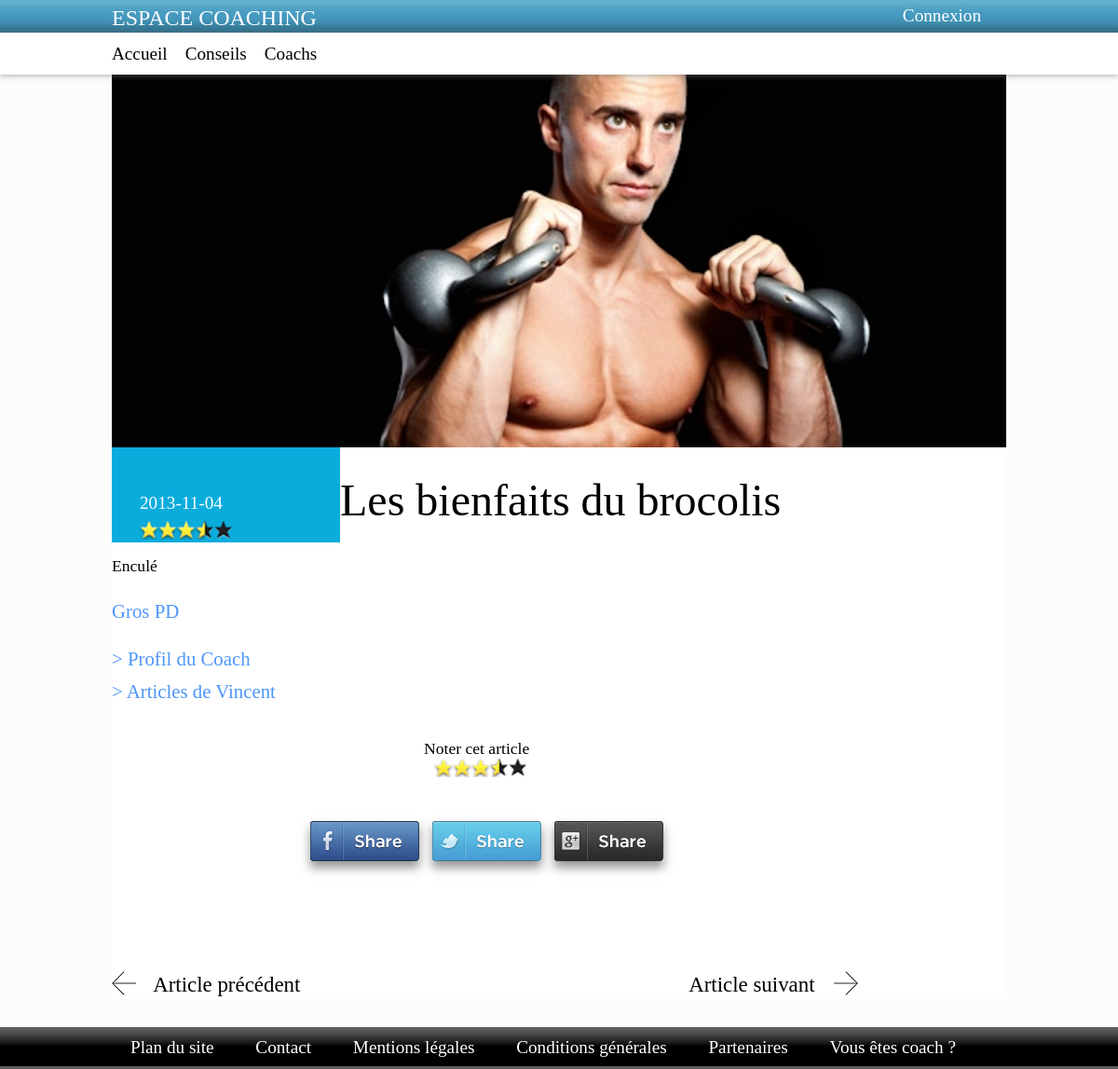
Screenshot of /Article-unique2.php?id=3 with the database file from the repository.
### tables this page shows
CREATE TABLE `article` (
  `id` bigint(20) NOT NULL AUTO_INCREMENT,
  `users_id` bigint(20) NOT NULL,
  `valide` tinyint(4) NOT NULL,
  `categorie` varchar(255) NOT NULL,
  `titre` varchar(255) NOT NULL,
  `texte` text NOT NULL,
  `lien_photo` varchar(255) NOT NULL,
  `date_creation` date NOT NULL,
  `note` float NOT NULL,
  PRIMARY KEY (`id`)
);

CREATE TABLE `users` (
  `id` bigint(20) NOT NULL AUTO_INCREMENT,
  `username` varchar(255) NOT NULL,
  `prenom` varchar(255) NOT NULL,
  `nom` varchar(255) NOT NULL,
  `password` varchar(255) NOT NULL,
  `email` varchar(255) NOT NULL,
  `type_user` varchar(5) NOT NULL,
  `telephone` int(10) NOT NULL,
  `adresse` varchar(255) NOT NULL,
  `departement` tinyint(4) NOT NULL,
  `ville` varchar(255) NOT NULL,
  `code_postal` varchar(5) NOT NULL,
  `specialite1` varchar(255) NOT NULL,
  `specialite2` varchar(255) NOT NULL,
  `specialite3` varchar(255) NOT NULL,
  `website` varchar(255) NOT NULL,
  `avatar` text NOT NULL,
  `description` varchar(255) NOT NULL,
  `citation` varchar(255) NOT NULL,
  `auteur` varchar(255) NOT NULL,
  `note` float NOT NULL,
  `signup_date` int(10) NOT NULL,
  PRIMARY KEY (`id`)
);

### function_article.php (called while the page is built, shortened)
<?php
function get_article_by_id($id){
 $id = htmlspecialchars($id);
 try{
        $req = mysql_query('SELECT titre, texte, date_creation, username, article.id AS id_article, users.id AS id_users, lien_photo  FROM article, users
        WHERE article.id = "'.$id.'" AND users.id = article.users_id')or die(mysql_error());
        return $req;
    } catch(Exception $e){
			        die('Erreur : '.$e->getMessage());
			}
}
?>

### Article-unique2.php (the view, shortened to what this page needs)
<?php include 'function_article.php'; ?>
<!DOCTYPE html>
<html lang="fr">
   <head>
		<link rel="stylesheet" href="css/base.css">
		<link rel="stylesheet" href="css/style.css">
		<link rel="stylesheet" href="css/layout.css">
		<link rel="stylesheet" href="css/skeleton.css">
	</head>
    <body>
	<div class="main">
	<div class="wrap">
    <header>
	<nav id="blue">
	     <div class="Conteiner">
			   	<a href="index.php"><h1>Espace Coaching</h1></a>
			   	<ul>
			    	<li><a href="members_area" class="blue-right">Connexion</a></li>
					<li><a href="#" class="blue-right">Faq</a></li>
			   	</ul>
	     </div>
    </nav>
		    <nav id="white">
		     <div class="Conteiner">
			    <a href="index.php">Accueil</a>
			    <a href="articles.php">Conseils</a>
			    <a href="recherche.php">Coachs</a>
		     </div>
		    </nav>
	</header>
    <?php
        if(!isset($_GET['id'])){
            echo "AUCUN ARTICLE CORRESPONDANT";
        }
        else{
            $article = get_article_by_id($_GET['id']);
             $nb = mysql_num_rows($article);
            $article = mysql_fetch_array($article);
            if($nb>0){
        ?>
    <section id="back">
    <div class="Conteiner">
    <div id="illustration">
     <img  id="pres" src="<?php if($article['lien_photo']!=""){echo $article['lien_photo'];}
                else{ echo "css/img/article-img.jpg";}?>" alt="background" />
    </div>
    <section id="left">
    <p><?php echo $article['date_creation']; ?></p>
    <img src="css/img/stars-coach-2.png" alt="étoiles" />
    </section>
    <section id="article-unique">
    		<h1>
                <?php echo $article['titre'];?>
            </h1>
    		<p>
                <?php echo $article['texte']; ?>
            </p>
			<a href="Profil-coach.php?id=<?php echo $article['id_users'];?>" style="margin-bottom:30px;"> <?php echo $article['username'];?></a>
			<a href="Profil-coach.php?id=<?php echo $article['id_users'];?>">> Profil du Coach</a>
			<a href="#">> Articles de Vincent</a>
			<div id="note">
			<p>Noter cet article</p>
			<img src="css/img/stars-coach-2.png" alt="étoile" />
			</div>
			<div id="article-share">
			<a href="#" id="facebook"><img src="css/img/fb.png" alt="lien facebook" /></a>
	    	<a href="#" id="twitter"><img src="css/img/twitter.png" alt="lien facebook" /></a>
	    	<a href="#" id="google"><img src="css/img/google.png" alt="lien facebook" /></a>
			</div>
			<div id="article-nav">
			<a href="Article-unique.php?id=<?php echo $precedent['id'];?>">
			<img style="margin-right: 13px;" src="css/img/flèche-gauche.png" alt="flèche" />
			<p class="flèche">Article précédent</p>
			</a>
			<a href="Article-unique.php?id=<?php echo $suivant['id'];?>">
			<p style="margin-left: 115px;" class="fléche">Article suivant</p>
			<img style="margin-left: 271px;" src="css/img/flèche-droite.png" alt="flèche" />
			</a>
			</div>
    </section>
    </div>
    </section>
        <?php }
        else{
            echo "AUCUN ARTICLE CORRESPONDANT";
        }
        }
        ?>
	   <footer>
	  		  	<div class="Conteiner">
			     <a href="#" >Plan du site</a>
			     <a href="#" >Contact</a>
			     <a href="#" >Mentions légales</a>
			     <a href="#" >Conditions générales</a>
			     <a href="#" >Partenaires</a>
			     <a href="#" >Vous êtes coach ?</a>
	  		  	</div>
		</footer>
	</div>
	</div>
    </body>
</html>

### css/base.css (style rules this page uses)
html, body, div, span, applet, object, iframe, h1, h2, h3, h4, h5, h6, p, blockquote, pre, a, abbr, acronym, address, big, cite, code, del, dfn, em, img, ins, kbd, q, s, samp, small, strike, strong, sub, sup, tt, var, b, u, i, center, dl, dt, dd, ol, ul, li, fieldset, form, label, legend, table, caption, tbody, tfoot, thead, tr, th, td, article, aside, canvas, details, embed, figure, figcaption, footer, header, hgroup, menu, nav, output, ruby, section, summary, time, mark, audio, video { margin: 0; padding: 0; border: 0; font-size: 100%; font: inherit; vertical-align: baseline; }
article, aside, details, figcaption, figure, footer, header, hgroup, menu, nav, section { display: block; }
body { line-height: 1; }
ol, ul { list-style: none; }

### css/style.css (style rules this page uses)
html, body { height: 100%; background-color: #FCFCFB; }
.wrap { padding-bottom: 45px; background-color:#FCFCFB; height:100%; }
.main { min-height: 100%; position: relative;; }
img { max-width: 100%; height: auto; }
.Conteiner { width:960px; margin: 0 auto; }
a { text-decoration:none; }
ul { padding:0; }
header { height:80px; }
#blue { height:35px; background: url(img/header.png); background-repeat: repeat-x; }
nav ul ,a ,li ,h1, h2 { display : inline; font-family: CalibriRegular, Myriad pro; color:white; }
nav h1 { margin-right: 610px; font-size: 1.5em; text-transform: uppercase; line-height: 1.6; vertical-align: middle; }
nav a { color:white; }
#blue ul { margin-top:6px; }
#blue ul li { font-size : 1.2em; margin-left: 15px; }
#white { height:45px; background-color: white; box-shadow: 0px 1px 6px 0px rgba(119, 119, 119, 0.61); -moz-box-shadow: 0px 1px 6px 0px rgba(119, 119, 119, 0.61); -webkit-box-shadow: 0px 1px 6px 0px rgba(119, 119, 119, 0.61); color:black; position: absolute; width: 100%; z-index: 3; }
#white a { color:black; margin-right: 15px; font-size: 1.2em; line-height: 2.4; -webkit-transition: color .5s ease-in; -moz-transition: color .5s ease-in; -o-transition: color .5s ease-in; transition: color .5s ease-in; }
#facebook { margin-top: 41px; }
#back { background-color: #FCFCFB; }
#illustration { height: 400px; width: 960px; background-color: black; overflow: hidden; }
#left { float:left; background-color: #0aacdc; min-height:100%; width:245px; padding-top: 50px; height:100% }
#left p { color:white; font-family: Myriad Pro, Calibri; font-size: 1.2em; margin-bottom: 10px; margin-left: 30px; }
#left img { margin-left: 30px; }
#article-unique { height:100%; width: 960px; margin-top: -3px; background-color: white; }
#article-unique p { text-align: justify; font-size: 1.1em; line-height: 1.2; margin-bottom: 28px; font-family: Myriad Pro; word-wrap: break-word; }
#article-unique h1 { color:black; font-family: Calibri, Myriad Pro; font-size: 3em; line-height: 2.5; }
#article-unique a { color:#4d96f9; display:block; font-size: 1.3em; margin-top: 14px; }
#article-share { margin-left: 203px; margin-top: 30px; margin-bottom: 115px; width: 401px; }
#article-share img { box-shadow: 0px 7px 10px 0px rgba(119, 119, 119, 0.77); -moz-box-shadow: 0px 7px 10px 0px rgba(119, 119, 119, 0.77); -webkit-box-shadow: 0px 7px 10px 0px rgba(119, 119, 119, 0.77); }
#article-share a { display: inline-block; margin-left: 10px; }
#article-nav { width:100%; margin-top: 50px; margin-bottom: 30px; }
#article-nav a:nth-child(2) { margin-left: 460px; }
#article-nav a { color:black; display:inline; }
#article-nav p { margin: 0; display: inline; position: absolute; margin-top: 1px; }
#article-nav img { display:inline; }
#note { margin-left: 335px; width: 300px; margin-top: 40px; }
#note p { margin: 0; }
#note img { margin-left: 11px; }
footer { background: url(img/footer.png); height:45px; font-family: calibri; font-size: 1.2em; clear:both; z-index: 3; position: absolute; bottom: 0; left: 0; right: 0; }
footer a { color:white; margin-right: 20px; margin-left: 20px; margin-top: 10px; line-height: 2.3; -webkit-transition: color .5s ease-in; -moz-transition: color .5s ease-in; -o-transition: color .5s ease-in; transition: color .5s ease-in; }

### rows the page displays
article: date_creation "2013-11-04", titre "Les bienfaits du brocolis", texte "Enculé", users.username "Gros PD"
